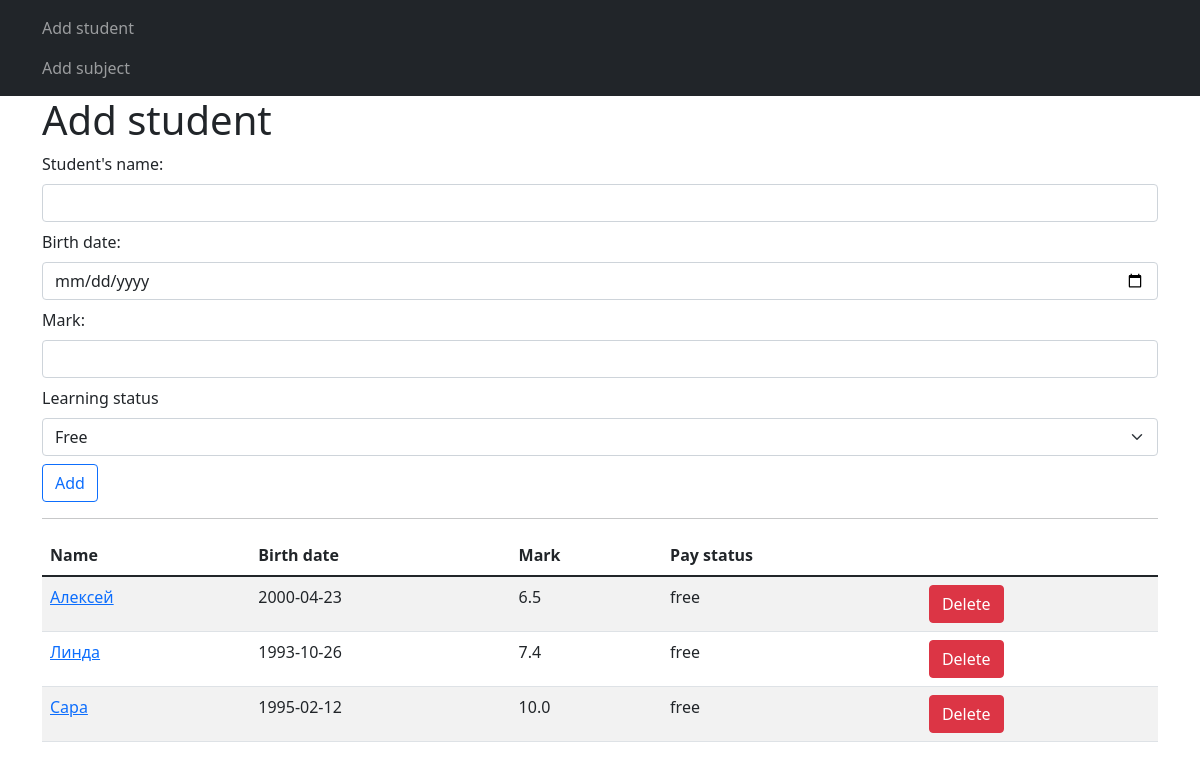
The page /add-student on the database its author committed.
### models.py (models this page shows)
class Students(db.Model):
    id = db.Column(db.Integer, primary_key=True)
    name = db.Column(db.String(120), nullable=False)
    birth_date = db.Column(db.Date, nullable=False, default=datetime.now())
    mark = db.Column(db.Float, nullable=False, default=3.2)
    subject_id = db.Column(db.Integer, db.ForeignKey('subjects.id'))
    status = db.Column(db.String(10), nullable=False, default='Paid')

### routes.py (the view, shortened to what this page needs)
@app.route('/add-student', methods=['GET', 'POST'])
def add_student():
    form = StudentForm()
    students = Students.query.order_by(Students.name).all()
    return render_template('add_students.html', form=form, items=students)

### forms.py
class StudentForm(FlaskForm):
    name = StringField('Student\'s name: ',
                       validators=[DataRequired()])
    birth_date = DateField('Birth date: ',
                           validators=[DataRequired()])
    mark = FloatField('Mark: ')
    status = SelectField('Learning status',
                         choices=[
                             ('free', 'Free'),
                             ('pay', 'Paid')
                         ])
    submit = SubmitField('Add')

### templates/add_students.html (shortened to what this page needs)
{% extends 'base.html' %}
{% block content %}
    <h1>Add student</h1>
    <form action="" method="post">
        <div class="mb-2">
            {{ form.name.label(class='form-label') }}
            {{ form.name(class='form-control') }}
        </div>
        <div class="mb-2">
            {{ form.birth_date.label(class='form-label') }}
            {{ form.birth_date(class='form-control')  }}
        </div>
        <div class="mb-2">
            {{ form.mark.label(class='form-label') }}
            {{ form.mark(class='form-control')  }}
        </div>
        <div class="mb-2">
            {{ form.status.label(class='form-label') }}
            {{ form.status(class='form-select')  }}
        </div>
        <div class="mb-3">
            {{ form.submit(class='btn btn-outline-primary') }}
        </div>
    </form>
    <hr>
    {% if items|length > 1 %}
        <table class="table table-striped">
            <thead>
            <tr>
                <th>Name</th>
                <th>Birth date</th>
                <th>Mark</th>
                <th>Pay status</th>
            </tr>
            </thead>
        <tbody>
            {% for student in items %}
                <tr>
                    <td><a href="/update-student/{{ student.id }}">{{ student.name }}</a></td>
                    <td>{{ student.birth_date }}</td>
                    <td>{{ student.mark }}</td>
                    <td>{{ student.status }}</td>
                    <td><a href="/delete/{{ student.id }}" class="btn btn-danger">Delete</a></td>
                </tr>
            {% endfor %}
        </tbody>
        </table>
    {% endif %}
{% endblock %}

### rows shown on the page
Students: name "Алексей", birth_date "2000-04-23", mark "6.5", status "free"
Students: name "Линда", birth_date "1993-10-26", mark "7.4", status "free"
Students: name "Сара", birth_date "1995-02-12", mark "10.0", status "free"
